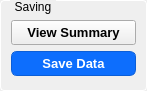
               <widget class="QGroupBox" name="groupBox_6">
                <property name="minimumSize">
                 <size>
                  <width>147</width>
                  <height>91</height>
                 </size>
                </property>
                <property name="maximumSize">
                 <size>
                  <width>147</width>
                  <height>91</height>
                 </size>
                </property>
                <property name="styleSheet">
                 <string notr="true">QGroupBox {
            border: 1px solid #ffffff;
            border-radius: 4px;
            margin-top: 0.5em;
            padding-top: 0.5em;
        }

        QGroupBox::title {
            subcontrol-origin: margin;
            left: 10px;
            padding: 0 3px 0 3px;
        }</string>
                </property>
                <property name="title">
                 <string>Saving</string>
                </property>
                <widget class="QWidget" name="layoutWidget">
                 <property name="geometry">
                  <rect>
                   <x>11</x>
                   <y>20</y>
                   <width>127</width>
                   <height>58</height>
                  </rect>
                 </property>
                 <layout class="QVBoxLayout" name="verticalLayout">
                  <item>
                   <widget class="QPushButton" name="ViewSummary_pushButton">
                    <property name="minimumSize">
                     <size>
                      <width>125</width>
                      <height>25</height>
                     </size>
                    </property>
                    <property name="maximumSize">
                     <size>
                      <width>125</width>
                      <height>25</height>
                     </size>
                    </property>
                    <property name="font">
                     <font>
                      <pointsize>10</pointsize>
                      <bold>true</bold>
                     </font>
                    </property>
                    <property name="toolTip">
                     <string>Preview the PDF summary of analyzed metrics</string>
                    </property>
                    <property name="text">
                     <string>View Summary</string>
                    </property>
                    <property name="startHidden" stdset="0">
                     <bool>false</bool>
                    </property>
                   </widget>
                  </item>
                  <item>
                   <widget class="QPushButton" name="SaveAnalyzedDataButton">
                    <property name="minimumSize">
                     <size>
                      <width>125</width>
                      <height>25</height>
                     </size>
                    </property>
                    <property name="maximumSize">
                     <size>
                      <width>125</width>
                      <height>25</height>
                     </size>
                    </property>
                    <property name="font">
                     <font>
                      <pointsize>10</pointsize>
                      <bold>true</bold>
                     </font>
                    </property>
                    <property name="toolTip">
                     <string>Export analyzed data (NPZ, CSV, breath metrics, and PDF summary)</string>
                    </property>
                    <property name="autoFillBackground">
                     <bool>false</bool>
                    </property>
                    <property name="styleSheet">
                     <string notr="true">QPushButton#SaveAnalyzedDataButton {
    background-color: #0d6efd;   /* primary blue */
    color: white;
    border: 1px solid #0b5ed7;
    border-radius: 6px;
    padding: 5px 10px;
}

/* Hover */
QPushButton#SaveAnalyzedDataButton:hover {
    background-color: #0b5ed7;
}

/* Pressed */
QPushButton#SaveAnalyzedDataButton:pressed {
    background-color: #0a58ca;
}

/* Keyboard focus ring */
QPushButton#SaveAnalyzedDataButton:focus {
    outline: none;
    border: 2px solid #b6d4fe;   /* subtle focus ring */
}

/* Disabled */
QPushButton#SaveAnalyzedDataButton:disabled {
    background-color: #9ec5fe;
    border-color: #9ec5fe;
    color: #eef4ff;
}
</string>
                    </property>
                    <property name="text">
                     <string>Save Data</string>
                    </property>
                   </widget>
                  </item>
                 </layout>
                </widget>
               </widget>
